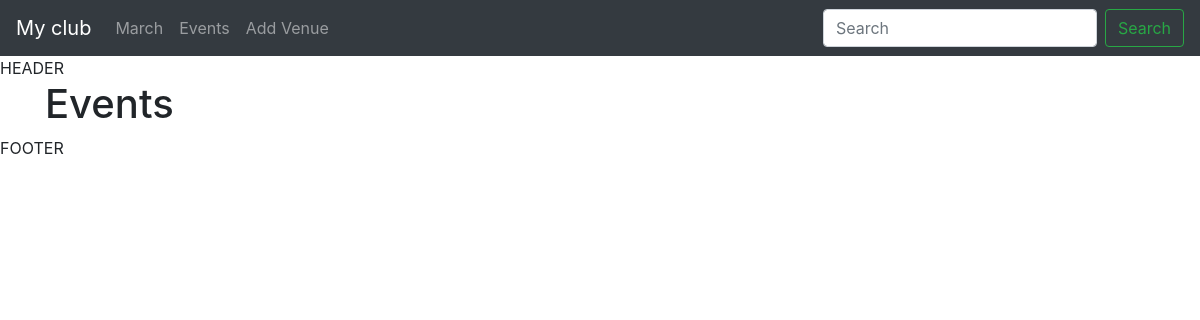
/events, run on an earlier commit of the app's database.
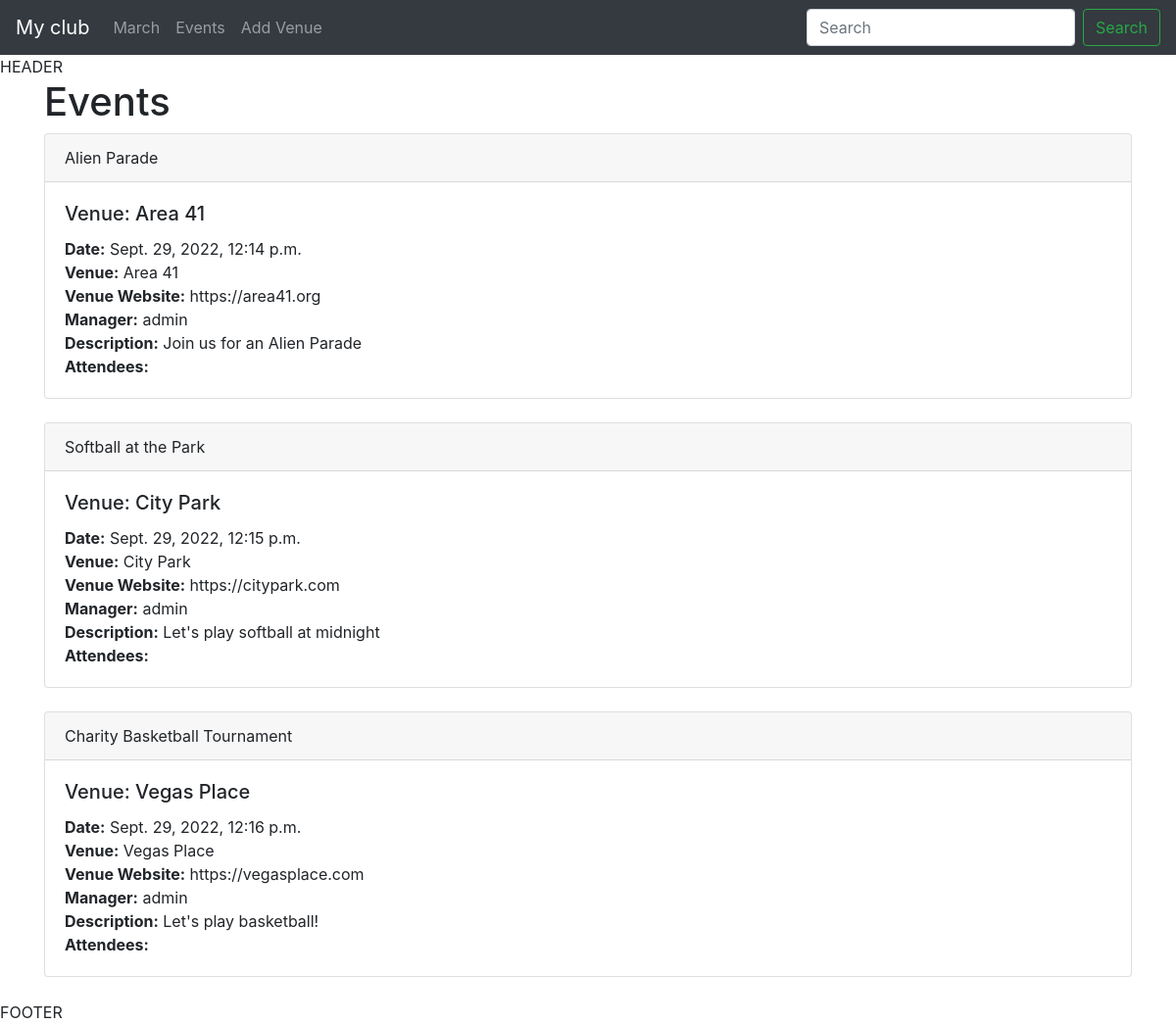
And on a later commit of the database.
### events/models.py (models this page shows)
class Event(models.Model):
    name = models.CharField('Event Name', max_length=120)
    event_date = models.DateTimeField('Event Date')
    venue = models.ForeignKey(Venue, blank=True, null=True, on_delete=models.CASCADE)
    manager = models.ForeignKey(User, blank=True, null=True, on_delete=models.SET_NULL)
    description = models.TextField(blank=True)
    attendees = models.ManyToManyField(MyClubUser, blank=True)
    def __str__(self):
        return self.name

class Venue(models.Model):
    name = models.CharField('Venue Name', max_length=120)
    address = models.CharField(max_length=300)
    zip_code = models.CharField('Zip Code', max_length=15)
    phone = models.CharField('Contact Phone', max_length=25)
    web = models.URLField('Website Address')
    email_address = models.EmailField('Email Address')
    def __str__(self):
        return self.name

### events/views.py (the view)
# urls.py: path('events', views.all_events, name="list-events"),
def all_events(request):
    event_list = Event.objects.all()
    return render(request, 'events/event_list.html',
    {'event_list': event_list}
    )

### events/templates/events/event_list.html (shortened to what this page needs)
{% extends 'events/base.html' %}
{% block content %}
    <h1>Events</h1>
    {% for event in event_list %}
    <div class="card">
        <div class="card-header">
            {{ event }}
        </div>
        <div class="card-body">
          <h5 class="card-title">Venue: {{ event.venue }}</h5>
          <p class="card-text">
                <strong>Date:</strong> {{ event.event_date }}<br/>
                <strong>Venue:</strong> {{ event.venue }}<br/>
                <strong>Venue Website:</strong> {{ event.venue.web }}<br/>
                <strong>Manager:</strong> {{ event.manager }}<br/>
                <strong>Description:</strong> {{ event.description }}<br/>
                <strong>Attendees:</strong><br/>
          </p>
        </div>
    </div>
    <br/>
    {% endfor %}
{% endblock %}

### events/templates/events/base.html (shortened to what this page needs)
<!doctype html>
<html lang="en">
  <head>
    <link rel="stylesheet" href="https://cdn.jsdelivr.net/npm/bootstrap@4.5.3/dist/css/bootstrap.min.css">
  </head>
  <body>
    {% include 'events/navbar.html' %}
    HEADER
    <div class="container">
      {% block content %}
      {% endblock %}
    </div>
    FOOTER
  </body>
</html>

### events/templates/events/navbar.html (shortened to what this page needs)
<nav class="navbar navbar-expand-lg navbar-dark bg-dark">
    <a class="navbar-brand" href="{% url 'home' %}">My club</a>
    <div class="collapse navbar-collapse" id="navbarSupportedContent">
      <ul class="navbar-nav mr-auto">
        <li class="nav-item">
          <a class="nav-link" href="{% url 'home' '2021' 'March' %}">March</a>
        </li>
        <li class="nav-item">
          <a class="nav-link" href="{% url 'list-events' %}">Events</a>
        </li>
        <li class="nav-item">
          <a class="nav-link" href="{% url 'add-venue' %}">Add Venue</a>
        </li>
      </ul>
      <form class="form-inline my-2 my-lg-0">
        <input class="form-control mr-sm-2" type="search" placeholder="Search" aria-label="Search">
        <button class="btn btn-outline-success my-2 my-sm-0" type="submit">Search</button>
      </form>
    </div>
  </nav>

What changed in the data, as far as the page shows it:
added Event: name "Alien Parade", venue "Area 41", event_date "Sept. 29, 2022, 12:14 p.m.", venue.web "https://area41.org", manager "admin", description "Join us for an Alien Parade"
added Event: name "Softball at the Park", venue "City Park", event_date "Sept. 29, 2022, 12:15 p.m.", venue.web "https://citypark.com", manager "admin", description "Let's play softball at midnight"
added Event: name "Charity Basketball Tournament", venue "Vegas Place", event_date "Sept. 29, 2022, 12:16 p.m.", venue.web "https://vegasplace.com", manager "admin", description "Let's play basketball!"
